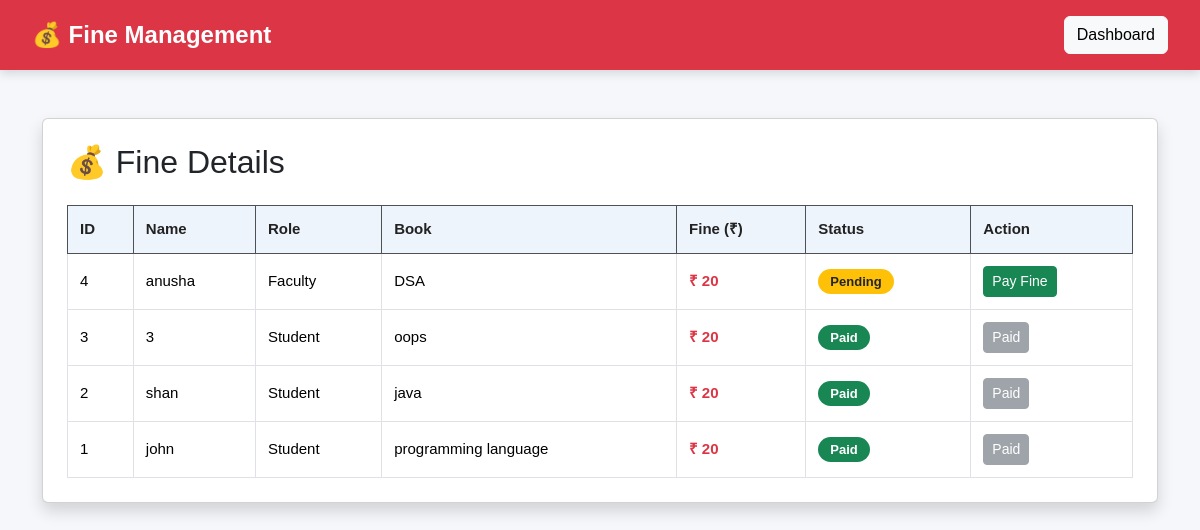
Page /fines on the committed database.
### tables this page shows
CREATE TABLE issued_books(
        id INTEGER PRIMARY KEY AUTOINCREMENT,
        user_name TEXT,
        role TEXT,
        book_title TEXT,
        issue_date TEXT,
        due_date TEXT,
        return_date TEXT,
        fine INTEGER DEFAULT 0,
        status TEXT
      );

### app.py (the view)
@app.route("/fines")
def fines():
    conn = get_db()
    cur = conn.cursor()
    cur.execute("""
    SELECT *
    FROM issued_books
    WHERE fine > 0
    ORDER BY id DESC
    """)
    fines = cur.fetchall()
    conn.close()
    return render_template(
        "fines.html",
        fines=fines
    )

### app.py (called while the page is built)
def get_db():
    conn = sqlite3.connect(DATABASE)
    conn.row_factory = sqlite3.Row
    return conn

### templates/fines.html (shortened to what this page needs)
<!DOCTYPE html>
<html lang="en">
<head>
    <link href="https://cdn.jsdelivr.net/npm/bootstrap@5.3.3/dist/css/bootstrap.min.css" rel="stylesheet">
    <link rel="stylesheet" href="{{ url_for('static', filename='css/style.css') }}">
</head>
<body>
<nav class="navbar navbar-dark bg-danger">
    <div class="container-fluid">
        <span class="navbar-brand fs-4">
            💰 Fine Management
        </span>
        <a href="/librarian"
           class="btn btn-light"
           onclick="return logoutConfirm()">
            Dashboard
        </a>
    </div>
</nav>
<div class="container mt-5">
<div class="card shadow p-4">
<h2 class="mb-4">
💰 Fine Details
</h2>
<table class="table table-bordered table-hover">
<thead class="table-dark">
<tr>
<th>ID</th>
<th>Name</th>
<th>Role</th>
<th>Book</th>
<th>Fine (₹)</th>
<th>Status</th>
<th>Action</th>
</tr>
</thead>
<tbody>
{% if fines %}
{% for b in fines %}
<tr>
<td>{{ b.id }}</td>
<td>{{ b.user_name }}</td>
<td>{{ b.role }}</td>
<td>{{ b.book_title }}</td>
<td>
<strong class="text-danger">
₹ {{ b.fine }}
</strong>
</td>
<td>
{% if b.status == "Paid" %}
<span class="badge bg-success">
Paid
</span>
{% else %}
<span class="badge bg-warning text-dark">
Pending
</span>
{% endif %}
</td>
<td>
{% if b.status != "Paid" %}
<a href="/pay_fine/{{ b.id }}"
class="btn btn-success btn-sm"
onclick="return payConfirm()">
Pay Fine
</a>
{% else %}
<button
class="btn btn-secondary btn-sm"
disabled>
Paid
</button>
{% endif %}
</td>
</tr>
{% endfor %}
{% else %}
<tr>
<td colspan="7" class="text-center text-success">
🎉 No Fine Records Available
</td>
</tr>
{% endif %}
</tbody>
</table>
</div>
</div>
</body>
</html>

### static/css/style.css (style rules this page uses)
* { margin:0; padding:0; box-sizing:border-box; font-family:Arial, Helvetica, sans-serif; }
body { background:#f5f7fb; }
.navbar { background:#1f2937; padding:12px 20px; box-shadow:0 3px 10px rgba(0,0,0,.15); }
.navbar-brand { color:#fff !important; font-weight:bold; }
.table { margin-bottom:0; font-size:15px; }
.table thead th { background:#eef4fb; color:#222; font-weight:600; padding:12px; }
.table td { padding:12px; vertical-align:middle; }
.badge { padding:6px 12px; font-size:13px; border-radius:20px; }

### rows in the picture
issued_books: id "4", user_name "anusha", role "Faculty", book_title "DSA", fine "20", status "Pending"
issued_books: id "3", user_name "3", role "Student", book_title "oops", fine "20", status "Paid"
issued_books: id "2", user_name "shan", role "Student", book_title "java", fine "20", status "Paid"
issued_books: id "1", user_name "john", role "Student", book_title "programming language", fine "20", status "Paid"
